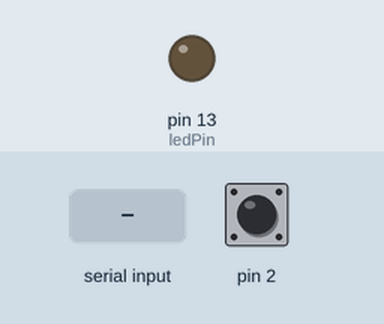
Simulated run of this sketch. Board: Arduino Uno, built with avr-gcc and run on an emulated ATmega328P. Shown: output pins drawn as LEDs (lit = HIGH). The test bench sets the inputs (shaded band); at power-on: pin 2 HIGH. What the sketch prints to the serial monitor is not drawn.

Above: at 1.2 s.
1.3 s: byte 30 received over Serial
At 1.54 s:
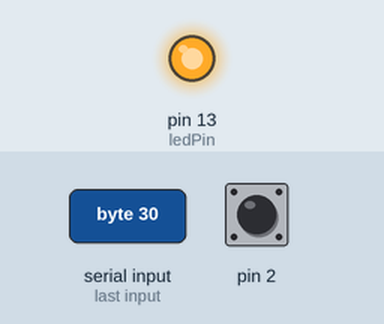
3.2 s: byte 90 received over Serial
At 4.4 s:
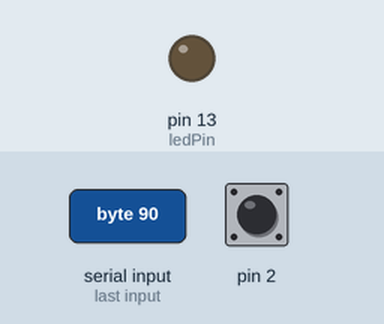
4.7 s: byte 120 received over Serial
At 4.95 s:
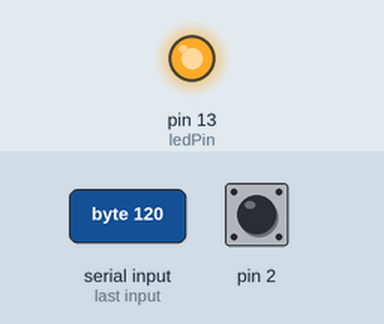
Timing chart, 0 to 7.7 s (numbered marks = the images above; inputs shaded):
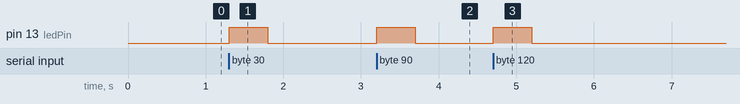

Measured:
- after the input at 1.3 s, pin 13 (ledPin): LOW → HIGH at once, → LOW 0.50 s later
- after the input at 3.2 s, pin 13 (ledPin): LOW → HIGH at once, → LOW 0.50 s later
- after the input at 4.7 s, pin 13 (ledPin): LOW → HIGH at once, → LOW 0.50 s later

The sketch:

Interrupt_by_Binary_Semaphore_2.ino
```cpp
#include <Arduino_FreeRTOS.h>
#include <task.h>
#include <semphr.h>

// Viết một chương trình sử dụng Arduino và FreeRTOS để quản lý việc nhận dữ liệu từ cổng UART và xử lý ngắt từ một chân ngoại vi.
// Chương trình cũng điều khiển một LED để nhấp nháy theo các sự kiện xảy ra.

SemaphoreHandle_t uartSemaphore;
SemaphoreHandle_t externalInterruptSemaphore;
TaskHandle_t ledTaskHandle;

// Task: Đợi tín hiệu từ Semaphore và xử lý dữ liệu nhận được từ UART
void UartTask(void *pvParameters) {
  while (1) {
    if (xSemaphoreTake(uartSemaphore, portMAX_DELAY) == pdTRUE) {
      // Xử lý dữ liệu nhận được từ UART ở đây
      while (Serial.available() > 0) {
        char receivedChar = Serial.read(); // Đọc byte dữ liệu từ UART
        Serial.print("Received character: ");
        Serial.println(receivedChar);
      }
      // Gửi tín hiệu cho LedTask để bật LED
      xTaskNotifyGive(ledTaskHandle);
    }
  }
}

// Task: Điều khiển LED sáng và tắt
void LedTask(void *pvParameters) {
  const int ledPin = 13; // Pin của LED trên Arduino
  pinMode(ledPin, OUTPUT);
  while (1) {
    ulTaskNotifyTake(pdTRUE, portMAX_DELAY); // Chờ tín hiệu từ UartTask hoặc externalInterruptTask
    digitalWrite(ledPin, HIGH); // Bật LED
    vTaskDelay(pdMS_TO_TICKS(500)); // Chờ 500ms
    digitalWrite(ledPin, LOW); // Tắt LED
  }
}

// Ngắt UART, phát tín hiệu Semaphore khi có dữ liệu được nhận
void serialEvent() {
  BaseType_t xHigherPriorityTaskWoken = pdFALSE;
  xSemaphoreGiveFromISR(uartSemaphore, &xHigherPriorityTaskWoken);
  if (xHigherPriorityTaskWoken == pdTRUE) {
    portYIELD_FROM_ISR();
  }
}

// Ngắt từ pin 2
void externalInterruptTask() {
  BaseType_t xHigherPriorityTaskWoken = pdFALSE;
  xSemaphoreGiveFromISR(externalInterruptSemaphore, &xHigherPriorityTaskWoken);
  if (xHigherPriorityTaskWoken == pdTRUE) {
    portYIELD_FROM_ISR();
  }
}

void setup() {
  Serial.begin(9600); // khởi tạo ngắt UART
  while (!Serial) {
    ; // Chờ khi cổng Serial không sẵn sàng
  }

  // Khởi tạo Semaphore
  uartSemaphore = xSemaphoreCreateBinary();
  externalInterruptSemaphore = xSemaphoreCreateBinary();

  // Tạo Task cho UART
  xTaskCreate(UartTask, "UartTask", 100, NULL, 1, NULL);

  // Tạo Task cho LED
  xTaskCreate(LedTask, "LedTask", 100, NULL, 1, &ledTaskHandle);

  // Cài đặt ngắt từ pin 2
  attachInterrupt(digitalPinToInterrupt(2), externalInterruptTask, LOW);
}

void loop() {
  // Không cần thực hiện gì trong hàm loop vì công việc được thực hiện trong các nhiệm vụ.
}
```
